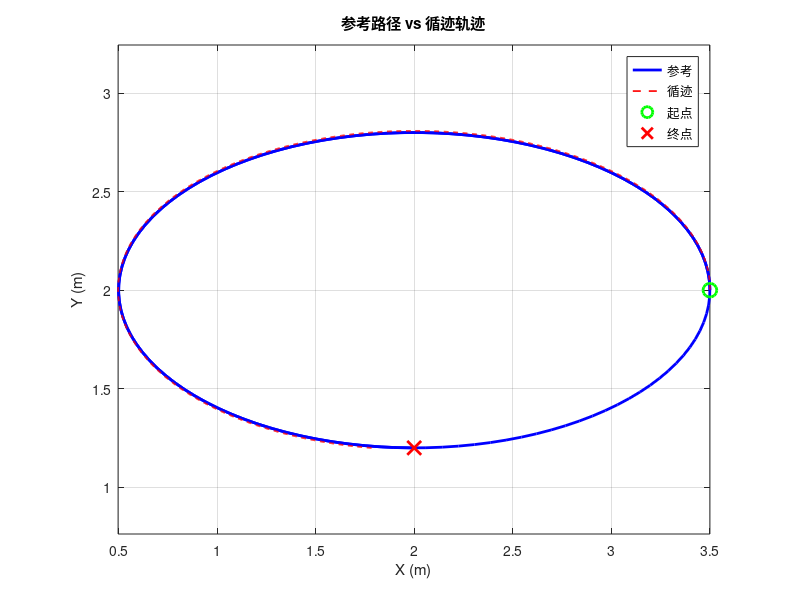
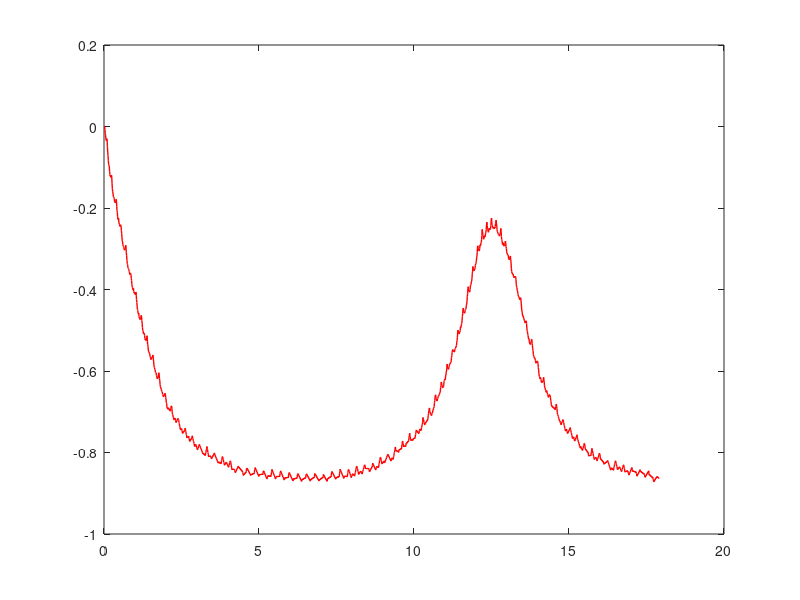

MATLAB code to generate these figures, in order: (Note: this script raises an error after producing the figures.)
%% 红外传感器PID循迹仿真
%  5路红外传感器横向排布, 检测黑线偏移量, PID输出角速度纠偏
%  以Hybrid A*规划路径为参考，5路红外检测横向偏移，PID纠偏输出角速度
function tracking_pid(ref_path)
if nargin < 1  % 无输入时用默认椭圆路径
    t = linspace(0, 3.5*pi, 200);
    ref_path = [2 + 1.5*cos(t)', 2 + 0.8*sin(t)', ...
                atan2(0.8*cos(t), -1.5*sin(t))'];
end

%% —— 小车参数 ——
r_wheel = 0.09;  % 车轮半径(m)
L_base  = 0.52;  % 轮距(m)
v_nom   = 0.3;  % 标称速度(m/s)

n_sensors  = 5;  % 传感器个数
sensor_spacing = 0.04;  % 间距(m)
sensor_offsets = (-2:2) * sensor_spacing;  % 各传感器横向偏移
line_width = 0.03;  % 黑线宽度(m)

Kp = 3.0;   Ki = 0.08;   Kd = 1.0;  % PID参数

dt       = 0.01;  % 步长(s)
max_time = 80;  % 最大仿真时长(s)

%% —— 参考路径预处理 ——
ref_x = ref_path(:, 1);
ref_y = ref_path(:, 2);
n_ref = size(ref_path, 1);
path_len = sum(hypot(diff(ref_x), diff(ref_y)));

fprintf('\n========== PID 循迹仿真 ==========\n');
fprintf('参考路径: %d 点, %.2f m\n', n_ref, path_len);

%% —— 仿真主循环 ——
n_steps = ceil(max_time / dt);
log = zeros(n_steps, 7);  % [t, x, y, θ, v, ω, lat_err]

x = ref_x(1);  y = ref_y(1);  % 初始位置
theta = ref_path(1, 3);  % 初始航向
e_int = 0;  e_prev = 0;  % 积分和上拍偏差

for k = 1:n_steps
    t_now = (k-1) * dt;

    fwd = 0.08;  % 传感器距车体前端距离(m)
    sx = x + fwd*cos(theta) + sensor_offsets * cos(theta + pi/2);  % 5传感器全局X
    sy = y + fwd*sin(theta) + sensor_offsets * sin(theta + pi/2);  % 5传感器全局Y

    sensor_state = zeros(1, n_sensors);
    for s = 1:n_sensors
        d = point_to_path(sx(s), sy(s), ref_x, ref_y);  % 到参考路径最短距离
        if d < line_width
            sensor_state(s) = 1;  % 检测到黑线
        end
    end

    weights = -4:2:4;  % 左侧负、中零、右侧正
    active = find(sensor_state == 1);

    if ~isempty(active)
        offset = mean(weights(active));  % 加权偏移量
    else  % 丢线 —— 外推并放大纠偏
        offset = e_prev * 1.5;
    end

    [~, min_i] = min((ref_x - x).^2 + (ref_y - y).^2);  % 路径最近点
    tang = ref_path(min_i, 3);  % 该点切线方向
    lat_err = -(x - ref_x(min_i))*sin(tang) + (y - ref_y(min_i))*cos(tang);  % 法向误差

    e_int = e_int + offset * dt;
    e_int = max(-2, min(2, e_int));  % 积分限幅防饱和
    e_der = (offset - e_prev) / dt;
    e_prev = offset;

    omega = Kp * offset + Ki * e_int + Kd * e_der;  % PID输出
    omega = max(-1.5, min(1.5, omega));  % ±1.5rad/s限幅

    x     = x + v_nom * cos(theta) * dt;
    y     = y + v_nom * sin(theta) * dt;
    theta = theta + omega * dt;
    theta = atan2(sin(theta), cos(theta));  % 归一化航向

    log(k, :) = [t_now, x, y, theta, v_nom, omega, lat_err];

    if hypot(x - ref_x(end), y - ref_y(end)) < 0.2  % 距终点<0.2m
        fprintf('到达终点! t = %.1f s\n', t_now);
        log = log(1:k, :);
        break;
    end
end

%% —— 性能指标 ——
rms_err  = sqrt(mean(log(:,7).^2));  % 横向误差RMS
max_err  = max(abs(log(:,7)));  % 最大横向误差
final_t  = log(end, 1);

fprintf('RMS 横向误差:  %.4f m (%.1f cm)\n', rms_err, rms_err*100);
fprintf('最大横向误差:  %.4f m (%.1f cm)\n', max_err, max_err*100);
fprintf('仿真时长:      %.1f s\n', final_t);

%% —— 结果绘图 ——

figure('Color', 'w', 'Position', [50, 80, 700, 550]);
plot(ref_x, ref_y, 'b-', 'LineWidth', 2); hold on;
plot(log(:,2), log(:,3), 'r--', 'LineWidth', 1.2);
plot(ref_x(1), ref_y(1), 'go', 'MarkerSize', 10, 'LineWidth', 2);
plot(ref_x(end), ref_y(end), 'rx', 'MarkerSize', 10, 'LineWidth', 2);
grid on; axis equal;
xlabel('X (m)'); ylabel('Y (m)');
title('参考路径 vs 循迹轨迹');
legend('参考', '循迹', '起点', '终点', 'Location', 'best');
out_dir = fullfile(fileparts(mfilename('fullpath')), '..', 'figures');
if ~exist(out_dir, 'dir'), mkdir(out_dir); end
fname1 = fullfile(out_dir, 'line_following_traj.png');
saveas(gcf, fname1);
fprintf('已保存: %s\n', fname1);

figure('Color', 'w', 'Position', [100, 100, 800, 450]);
plot(log(:,1), log(:,7)*100, 'r-', 'LineWidth', 1); hold on;
yline( rms_err*100, 'b--', sprintf('RMS=%.1fcm', rms_err*100));
yline(-rms_err*100, 'b--');
yline( line_width*100, 'g:');
yline(-line_width*100, 'g:');
grid on; xlabel('时间 (s)'); ylabel('误差 (cm)');
title('循迹横向误差');
fname2 = fullfile(out_dir, 'line_following_error.png');
saveas(gcf, fname2);
fprintf('已保存: %s\n', fname2);

figure('Color', 'w', 'Position', [150, 120, 800, 450]);
omg_rms = sqrt(mean(log(:,6).^2));
plot(log(:,1), log(:,6), 'r-', 'LineWidth', 1); hold on;
yline( omg_rms, 'b--', sprintf('RMS=%.2f rad/s', omg_rms));
yline(-omg_rms, 'b--');
yline(0, 'k:');
grid on; xlabel('时间 (s)'); ylabel('\omega (rad/s)');
title('纠偏角速度指令');
legend('角速度指令', 'Location', 'best');
fname3 = fullfile(out_dir, 'line_following_omega.png');
saveas(gcf, fname3);
fprintf('已保存: %s\n', fname3);

figure('Color', 'w', 'Position', [200, 140, 400, 350]);
hold on; grid on; axis equal;
rectangle('Position', [-0.10,-0.06,0.20,0.12], 'Curvature', 0.2, ...
          'EdgeColor', 'b', 'LineWidth', 2);
for s = 1:n_sensors
    plot(sensor_offsets(s), 0.06, 'rs', 'MarkerSize', 12, 'MarkerFaceColor', 'r');
end
plot([-0.08, 0.08], [0.06, 0.06], 'k-', 'LineWidth', 3);
xlabel('横向 (m)'); ylabel('纵向 (m)');
title('5路红外传感器布局');
fname4 = fullfile(out_dir, 'sensor_layout.png');
saveas(gcf, fname4);
fprintf('已保存: %s\n', fname4);
end

%% 点到多段线最短距离
function d = point_to_path(px, py, path_x, path_y)
    d = inf;
    n = length(path_x);
    for i = 1:n-1  % 逐段计算
        ax = path_x(i);   ay = path_y(i);
        bx = path_x(i+1); by = path_y(i+1);
        abx = bx-ax;  aby = by-ay;  % 线段向量
        apx = px-ax;  apy = py-ay;  % 点到起点向量
        ab2 = abx^2 + aby^2;
        if ab2 < 1e-10  % 退化为点
            t = 0;
        else
            t = max(0, min(1, (apx*abx+apy*aby)/ab2));  % 投影参数截断[0,1]
        end
        cx = ax + t*abx;
        cy = ay + t*aby;
        d = min(d, hypot(px-cx, py-cy));
    end
end
